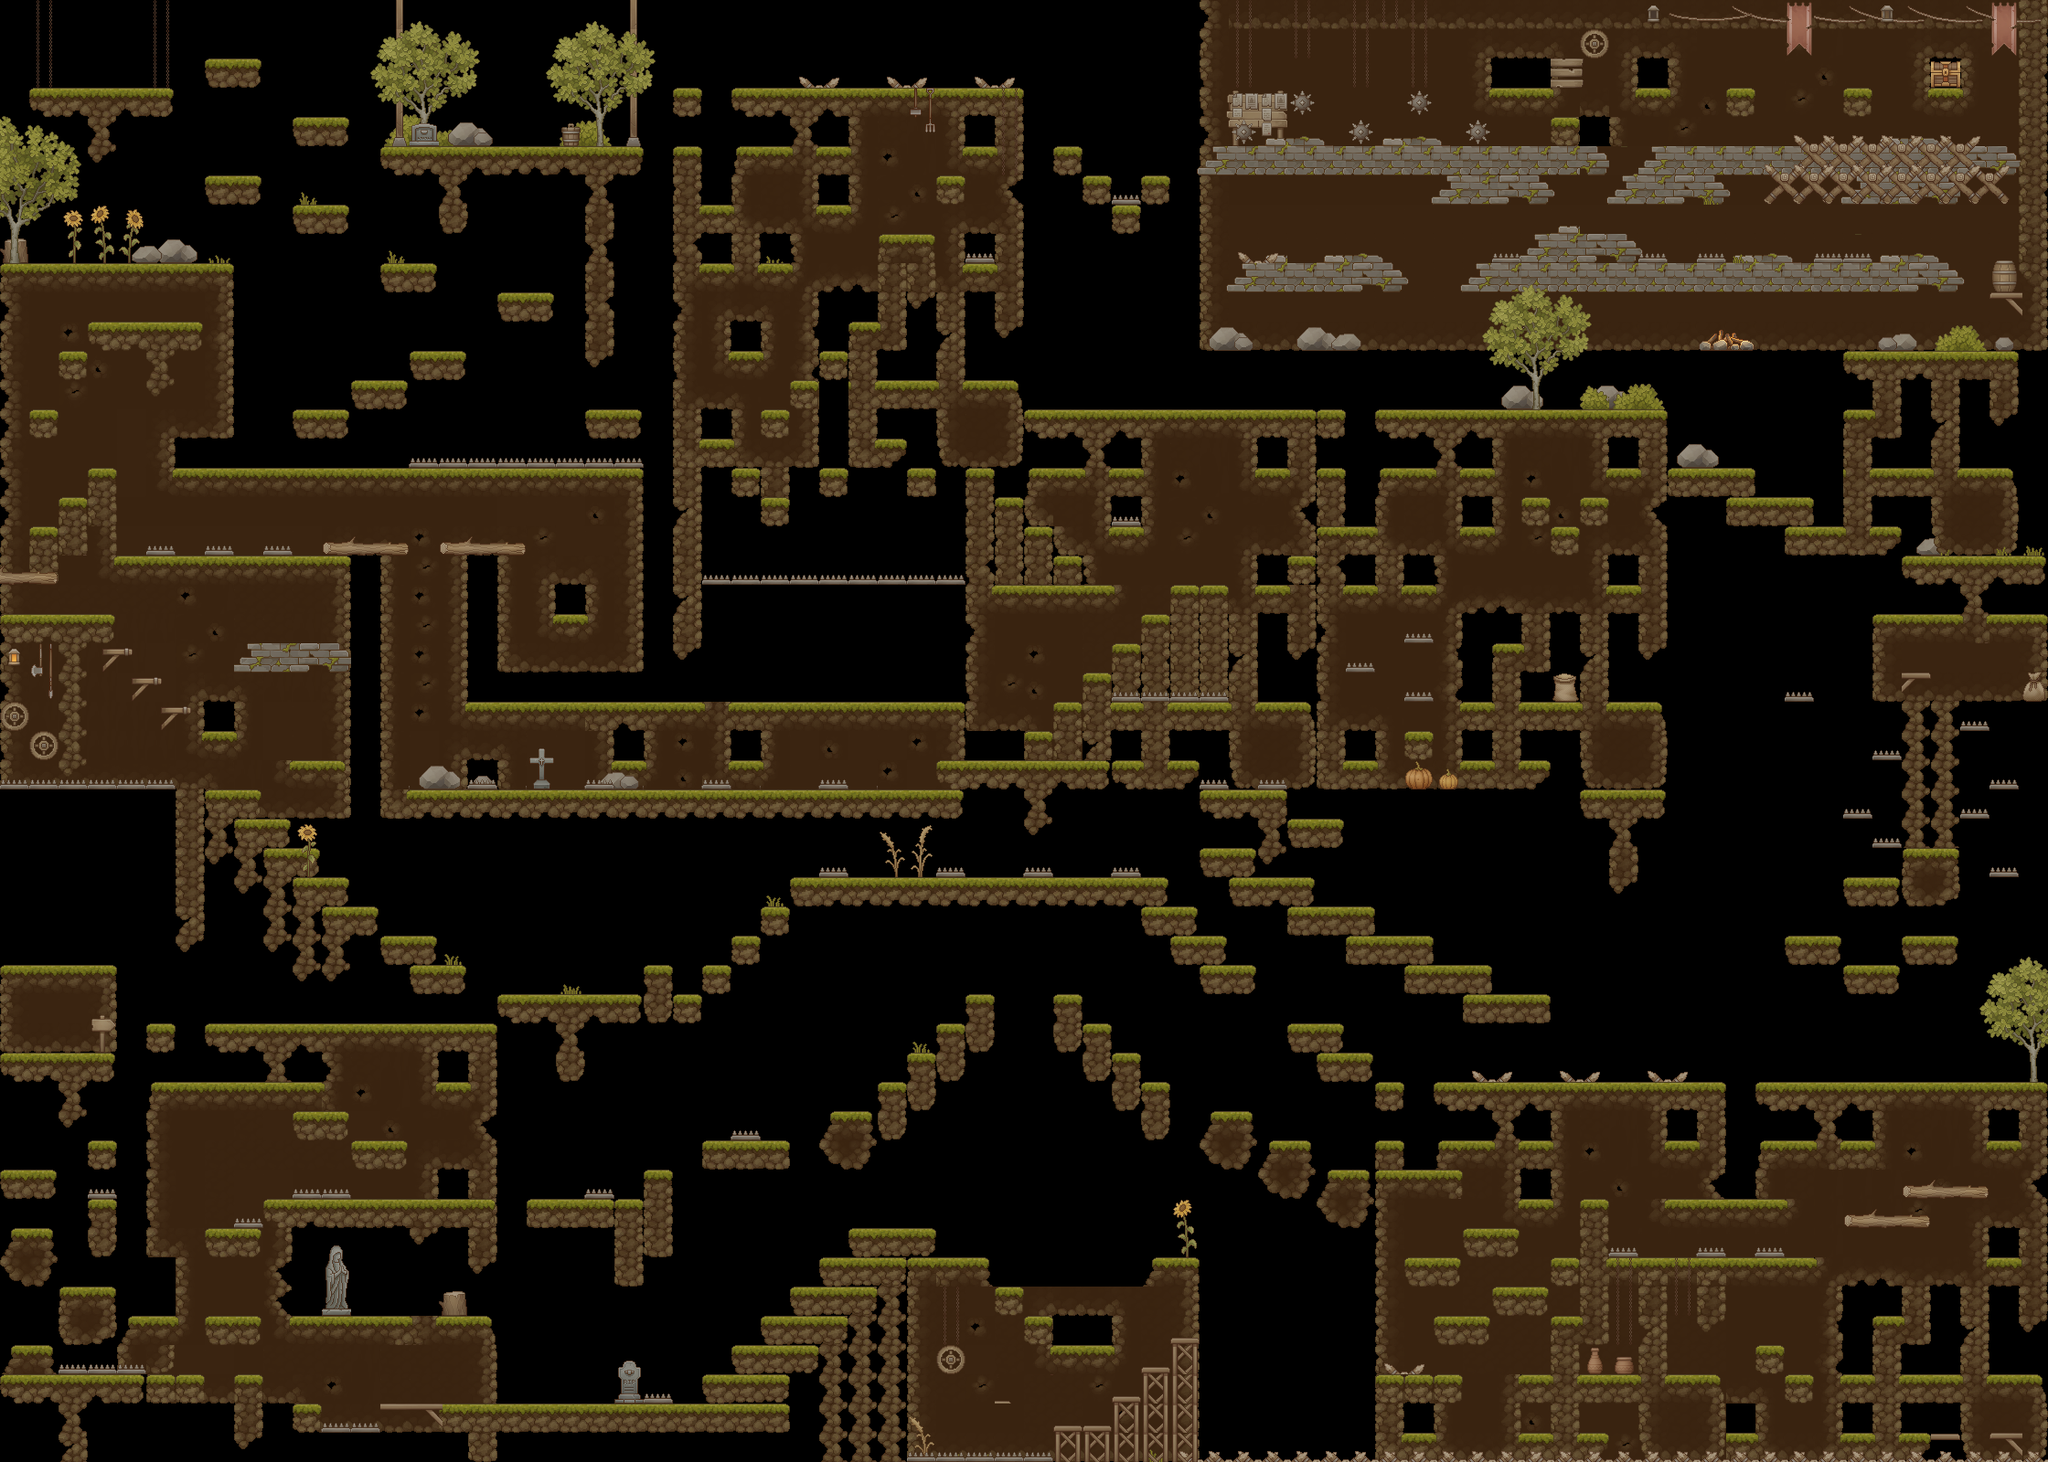

Tiled map render using the project's own tile images. Description and the map definition, with tile-layer contents summarised, below:
An orthogonal 70x50 tile map with 32x32 px tiles, 14 tile layers (Capa de patrones 13, Capa de patrones 1, Capa de patrones 2, Capa de patrones 3, ...), 2 tilesets and 399 objects (15x bot, player_start).

<map version="1.10" tiledversion="1.11.2" orientation="orthogonal" renderorder="right-down" width="70" height="50" tilewidth="32" tileheight="32" infinite="0" nextlayerid="25" nextobjectid="520">
 <tileset firstgid="1" name="tiled1" tilewidth="32" tileheight="32" tilecount="256" columns="16">
  <image source="TX Tileset Ground.png" width="512" height="512" />
 </tileset>
 <tileset firstgid="257" name="TX Village Props" tilewidth="32" tileheight="32" tilecount="1024" columns="32">
  <image source="TX Village Props.png" width="1024" height="1024" />
 </tileset>
 <layer id="15" name="Capa de patrones 13" width="70" height="50">
  <data>[3500 cells, 35 non-empty, 7 distinct tile ids]</data>
 </layer>
 <layer id="1" name="Capa de patrones 1" width="70" height="50">
  <data>[3500 cells, 663 non-empty, 133 distinct tile ids]</data>
 </layer>
 <layer id="3" name="Capa de patrones 2" width="70" height="50">
  <data>[3500 cells, 57 non-empty, 31 distinct tile ids]</data>
 </layer>
 <layer id="4" name="Capa de patrones 3" width="70" height="50">
  <data>[3500 cells, 455 non-empty, 192 distinct tile ids]</data>
 </layer>
 <layer id="5" name="Capa de patrones 4" width="70" height="50">
  <data>[3500 cells, 306 non-empty, 90 distinct tile ids]</data>
 </layer>
 <layer id="7" name="Capa de patrones 5" width="70" height="50">
  <data>[3500 cells, 965 non-empty, 204 distinct tile ids]</data>
 </layer>
 <layer id="8" name="Capa de patrones 6" width="70" height="50">
  <data>[3500 cells, 69 non-empty, 45 distinct tile ids]</data>
 </layer>
 <layer id="9" name="Capa de patrones 7" width="70" height="50">
  <data>[3500 cells, 72 non-empty, 34 distinct tile ids]</data>
 </layer>
 <layer id="11" name="Capa de patrones 9" width="70" height="50">
  <data>[3500 cells, 44 non-empty, 24 distinct tile ids]</data>
 </layer>
 <layer id="10" name="Capa de patrones 8" width="70" height="50">
  <data>[3500 cells, 110 non-empty, 41 distinct tile ids]</data>
 </layer>
 <layer id="12" name="Capa de patrones 10" width="70" height="50">
  <data>[3500 cells, 77 non-empty, 56 distinct tile ids]</data>
 </layer>
 <layer id="14" name="Capa de patrones 12" width="70" height="50">
  <data>[3500 cells, 21 non-empty, 7 distinct tile ids]</data>
 </layer>
 <layer id="13" name="Capa de patrones 11" width="70" height="50">
  <data>[3500 cells, 170 non-empty, 96 distinct tile ids]</data>
 </layer>
 <layer id="18" name="botiquin" width="70" height="50">
  <data>[3500 cells, 24 non-empty, 17 distinct tile ids]</data>
 </layer>
 <objectgroup id="16" name="Piso">
  <object id="3" x="0.727273" y="1508.91" width="156" height="11.2727" />
  <object id="4" x="159.318" y="1504.86" width="63.6364" height="30.3636" />
  <object id="6" x="12.875" y="1472.55" width="44.25" height="7.70833" />
  <object id="7" x="65.625" y="1408.8" width="60.75" height="7.95833" />
  <object id="8" x="12.375" y="1344.13" width="45" height="8.625" />
  <object id="15" x="224" y="1344.25" width="61.875" height="9.625" />
  <object id="17" x="288.333" y="1312.67" width="252.667" height="11.3333" />
  <object id="18" x="384.667" y="1248.83" width="60.3333" height="10.5" />
  <object id="19" x="320.333" y="1216.83" width="59.3333" height="11.5" />
  <object id="20" x="0.181818" y="1281.03" width="60.9091" height="10.6061" />
  <object id="21" x="95.8182" y="1248.76" width="31.0909" height="10.1515" />
  <object id="22" x="0.363636" y="1152.64" width="124.182" height="11.7273" />
  <object id="25" x="165.667" y="1184.33" width="187.333" height="11" />
  <object id="26" x="223.333" y="1121.5" width="318" height="10.5" />
  <object id="34" x="316.5" y="837.5" width="61.25" height="6" />
  <object id="35" x="220.75" y="805.75" width="37.5" height="4.5" />
  <object id="37" x="176" y="774.667" width="32" height="6" />
  <object id="38" x="144.364" y="742" width="32.5455" height="7.09091" />
  <object id="39" x="112.364" y="709.818" width="32.3636" height="7.27273" />
  <object id="41" x="270" y="703.818" width="100.727" height="7.09091" />
  <object id="42" x="274.364" y="710.727" width="107.273" height="8.90909" />
  <object id="43" x="262.545" y="719.455" width="120.727" height="7.63636" />
  <object id="44" x="255.636" y="727.455" width="126" height="7.45455" />
  <object id="45" x="1.09091" y="626.182" width="62.3636" height="13.4545" />
  <object id="46" x="32.1818" y="581.273" width="30.7273" height="5.81818" />
  <object id="47" x="64" y="549.455" width="30.9091" height="5.27273" />
  <object id="48" x="95" y="518.333" width="33.6667" height="6" />
  <object id="49" x="124.667" y="612.667" width="258.667" height="7.33333" />
  <object id="51" x="353.333" y="599.667" width="93.3333" height="8" />
  <object id="52" x="481.667" y="598.667" width="92" height="7.66667" />
  <object id="53" x="604" y="677.636" width="39.4545" height="4.90909" />
  <object id="54" x="509" y="773.333" width="262" height="6.66667" />
  <object id="55" x="668.5" y="838.125" width="39" height="5" />
  <object id="56" x="796" y="773" width="259" height="7" />
  <object id="57" x="796.182" y="837.818" width="38.9091" height="5.09091" />
  <object id="58" x="-430" y="874" />
  <object id="59" x="31.875" y="453.5" width="31.625" height="6.125" />
  <object id="60" x="64.5455" y="390.364" width="30.9091" height="5.09091" />
  <object id="61" x="95.6364" y="358.182" width="126" height="5.45455" />
  <object id="62" x="187.333" y="512.5" width="517" height="11.8333" />
  <object id="63" x="320" y="452.727" width="61.0909" height="6.36364" />
  <object id="64" x="383.818" y="422.182" width="61.2727" height="5.81818" />
  <object id="65" x="448" y="390" width="61.8182" height="6" />
  <object id="66" x="544" y="326.333" width="61" height="5.33333" />
  <object id="67" x="415.818" y="287.727" width="61.2727" height="7.09091" />
  <object id="68" x="319.818" y="225.636" width="60.9091" height="6.54545" />
  <object id="69" x="223.636" y="192.273" width="61.8182" height="6.18182" />
  <object id="74" x="31.5" y="96.75" width="157.75" height="6.5" />
  <object id="75" x="319.25" y="1440.25" width="131.75" height="10.75" />
  <object id="77" x="479" y="1439.91" width="53.8182" height="10.7273" />
  <object id="78" x="532.727" y="1441" width="2" height="11.5455" />
  <object id="79" x="534.733" y="1442.09" width="1.2" height="3.13333" />
  <object id="80" x="535.978" y="1443.07" width="0.955556" height="2.77778" />
  <object id="81" x="536.978" y="1444" width="1" height="6.97778" />
  <object id="83" x="482.114" y="1536.38" width="380.58" height="10.625" />
  <object id="84" x="768" y="1504.73" width="95.4545" height="31.0303" />
  <object id="85" x="800.182" y="1472.82" width="95.8182" height="31.4848" />
  <object id="86" x="832.333" y="1441.5" width="93.6667" height="29.3333" />
  <object id="87" x="864" y="1408.33" width="95" height="31.5" />
  <object id="88" x="896.333" y="1376.33" width="185.091" height="10.3333" />
  <object id="89" x="927.818" y="1344.27" width="96.3636" height="11.1818" />
  <object id="90" x="1088.09" y="1408" width="31.6364" height="10.5454" />
  <object id="91" x="1120" y="1440.75" width="31.2727" height="10.7046" />
  <object id="92" x="1148.36" y="1472.77" width="71.2727" height="10.3182" />
  <object id="105" x="1262.25" y="1375.75" width="46.25" height="13" />
  <object id="107" x="575.75" y="1313" width="127.5" height="9" />
  <object id="108" x="703.083" y="1281.42" width="31.75" height="7.5" />
  <object id="109" x="768.25" y="1248.5" width="95.25" height="10.5" />
  </objectgroup>
 <objectgroup id="23" name="iniciop">
  <!-- 79 objects omitted --></objectgroup>
 <objectgroup id="17" name="muerte">
  <!-- 78 objects omitted --></objectgroup>
 <objectgroup id="19" name="botiquin">
  <!-- 16 objects omitted --></objectgroup>
 <objectgroup id="22" name="Gamewin">
  <!-- 1 objects omitted --></objectgroup>
</map>
<!-- 331 of 399 objects omitted -->
